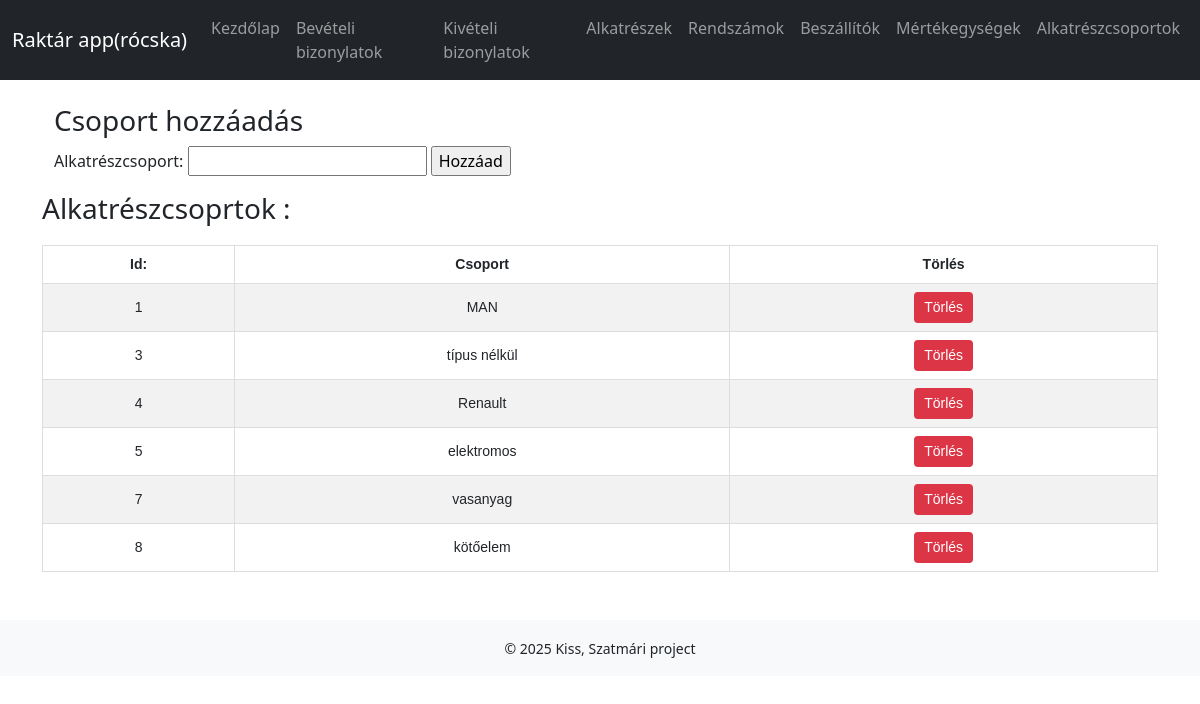
Screenshot of /alkatreszcsoport/ with the database file from the repository.
### raktar/models.py (models this page shows, shortened)
class Alkatreszcsoport(models.Model):
    alkcsop = models.CharField(max_length=50)

### raktar/views.py (the view)
# urls.py: path('alkatreszcsoport/', views.alkatreszcsoport, name='alkatreszcsoport'),
def alkatreszcsoport(request):
    alkatreszcsoportok = Alkatreszcsoport.objects.all()
    context = {'alkatreszcsoportok': alkatreszcsoportok}
    return render(request,'alkatreszcsoport.html', context)

### raktar/templates/alkatreszcsoport.html (shortened to what this page needs)
{% extends 'base.html' %}
{% block content %}
<body>
    <div class="container">
        <section>
            <h3>Csoport hozzáadás</h3>
            <form action=" {% url 'raktar:addAlkatreszCsoport' %} " method="post">
                <label>
                    <p>Alkatrészcsoport:
                        <input type="text" name="ujAlkatreszCsoport" id="ujAlkatreszCsoport">
                        <input type="submit" value="Hozzáad">
                    </p>
                </label>
            </form>
        </section>
    </div>
        <section>
            <h3>Alkatrészcsoprtok :</h3>
            <table>
            <tr>
                <th>Id:</th>
                <th>Csoport</th>
                <th>Törlés</th>
            {% for i in alkatreszcsoportok %}
            </tr>
                <td>{{i.id}}</td>
                <td>{{i.alkcsop}}</td>
                <td>
                    <form method="post" action="{% url 'raktar:deleteAlkatreszCsoportById' i.id %}" style="display:inline;">
                    <button type="submit" class="btn btn-danger btn-sm">Törlés</button>
                    </form>
                </td>
            {% endfor %}
            </table>
        </section>
{% endblock %}

### raktar/static/raktar/style.css (style rules this page uses)
table { width: 100%; border-collapse: collapse; margin: 20px 0; font-family: Arial, sans-serif; font-size: 14px; }
table td, table th { border: 1px solid #ddd; padding: 8px; text-align: center; }
.btn-danger { background-color: #dc3545; color: white; border: none; padding: 5px 10px; cursor: pointer; border-radius: 4px; text-decoration: none; }

### rows the page displays
Alkatreszcsoport: id "1", alkcsop "MAN"
Alkatreszcsoport: id "3", alkcsop "típus nélkül"
Alkatreszcsoport: id "4", alkcsop "Renault"
Alkatreszcsoport: id "5", alkcsop "elektromos"
Alkatreszcsoport: id "7", alkcsop "vasanyag"
Alkatreszcsoport: id "8", alkcsop "kötőelem"
